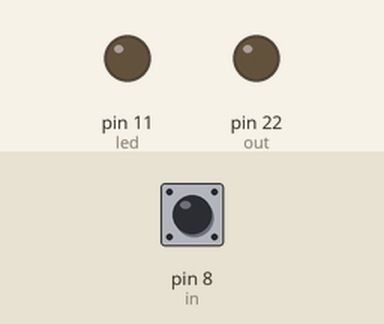
The sketch below on a simulated Arduino Mega 2560, built with avr-gcc and run on an emulated ATmega2560. Shown: output pins drawn as LEDs (lit = HIGH). Inputs (shaded band) come from the test bench; at power-on: pin 8 (in) HIGH. Random numbers use the default seed unless the sketch sets one.

Above: at 0.2 s.
At 39.94 s:
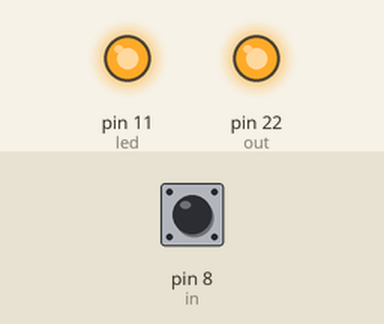
Timing chart, 0 to 40.0 s (numbered marks = the images above):
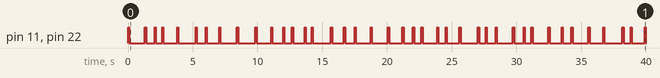

Measured:
- by itself, pin 11 (led), pin 22 (out): LOW → HIGH at 0.00 s, → LOW 0.10 s later, → HIGH 1.2 s later, → LOW 0.10 s later, … (80 changes in this stretch)

The sketch:

SerialTimerTester.ino
```cpp
int out = 22;
int in = 8;
int count = 5;
int led = 11;
boolean triggered = false;
long timeBetweenRisingEdge = 1000;
int pulseTime = 100;

void setup() {
  pinMode(in, INPUT_PULLUP);
  pinMode(out, OUTPUT);
  pinMode(led, OUTPUT);
}

void loop() {
  if(digitalRead(in) == HIGH) {
    triggered = true;
  }
  if(triggered == true) {
    for(int i = 0; i < count; i++) {
      timeBetweenRisingEdge = random(500,1500);
      digitalWrite(out, HIGH);
      digitalWrite(led, HIGH);
      delay(pulseTime);
      digitalWrite(out, LOW);
      digitalWrite(led, LOW);
      delay(timeBetweenRisingEdge-pulseTime);
    }
    triggered = false;
  }
}
```
